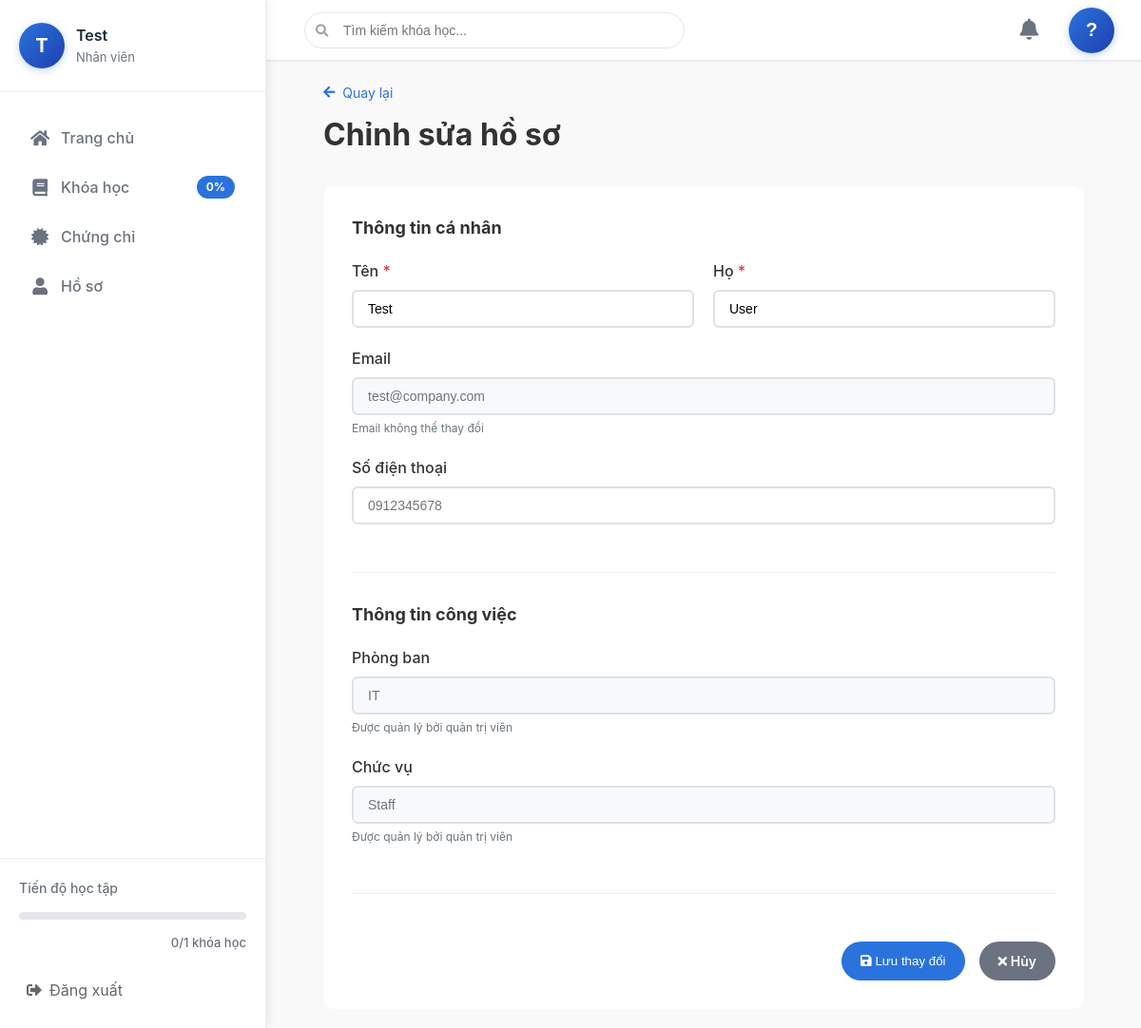
The page /profile/edit (signed in) on the database its author committed.
### tables this page shows
CREATE TABLE IF NOT EXISTS tblTrain_Employee (
    ID INT AUTO_INCREMENT PRIMARY KEY,
    FirstName VARCHAR(100) NOT NULL,
    LastName VARCHAR(100) NOT NULL,
    Email VARCHAR(255) NOT NULL UNIQUE,
    PasswordHash VARCHAR(255) NOT NULL,
    Department VARCHAR(100),
    Position VARCHAR(100),
    PositionID INT,
    Status TINYINT DEFAULT 1,
    LastLoginAt DATETIME DEFAULT NULL,
    LastLoginIP VARCHAR(45),
    CreatedAt DATETIME DEFAULT CURRENT_TIMESTAMP,
    FOREIGN KEY (PositionID) REFERENCES tblTrain_Position(ID),
    INDEX idx_email (Email)
);

### controllers/EmployeeController.php (called while the page is built, shortened)
<?php
require_once __DIR__ . '/../core/Controller.php';
require_once __DIR__ . '/../models/EmployeeModel.php';
class EmployeeController extends Controller {
    private $employeeModel;
    public function __construct() {
        $this->employeeModel = new EmployeeModel();
    }
    public function editProfile() {
        $employeeId = $this->checkAuth();
        $employee = $this->employeeModel->findById($employeeId);
        $sidebarData = $this->getSidebarData($employeeId);
        $this->render('employee/edit', [
            'employee' => $employee,
            'sidebarData' => $sidebarData,
            'pageTitle' => 'Chỉnh sửa hồ sơ'
        ]);
    }
    private function getSidebarData($employeeId) {
        $progress = [
            'total_subjects' => 0,
            'completed_subjects' => 0,
            'total_certificates' => 0
        ];
        $stmt = $this->db->prepare("
            SELECT
                COUNT(DISTINCT s.ID) as total_subjects,
                SUM(CASE WHEN
                    EXISTS (
                        SELECT 1
                        FROM " . TBL_EXAM . " e
                        WHERE e.SubjectID = s.ID
                        AND e.EmployeeID = ?
                        AND e.Passed = 1
                    )
                    THEN 1 ELSE 0
                END) as completed_subjects,
                (SELECT COUNT(*)
                 FROM " . TBL_CERTIFICATE . " c
                 WHERE c.EmployeeID = ?
                 AND c.Status = 1) as total_certificates
            FROM " . TBL_SUBJECT . " s
            INNER JOIN " . TBL_ASSIGN . " a ON s.ID = a.SubjectID
            INNER JOIN " . TBL_POSITION . " p ON p.ID = a.PositionID
            WHERE p.ID = (
                SELECT PositionID
                FROM " . TBL_EMPLOYEE . "
                WHERE ID = ?
            )
            AND s.Status = 1
            AND (a.AssignDate <= CURRENT_DATE)
            AND (a.ExpireDate IS NULL OR a.ExpireDate >= CURRENT_DATE)
        ");
        $stmt->execute([$employeeId, $employeeId, $employeeId]);
        $progressResult = $stmt->fetch(PDO::FETCH_ASSOC);
        if ($progressResult) {
            $progress = $progressResult;
        }
        $positionStmt = $this->db->prepare("
            SELECT p.PositionName
            FROM " . TBL_EMPLOYEE . " e
            LEFT JOIN " . TBL_POSITION . " p ON e.PositionID = p.ID
            WHERE e.ID = ?
        ");
        $positionStmt->execute([$employeeId]);
        $position = $positionStmt->fetch(PDO::FETCH_ASSOC);
        return [
            'progress' => $progress,
            'position' => $position['PositionName'] ?? 'Nhân viên'
        ];
    }
}

### models/EmployeeModel.php (called while the page is built, shortened)
<?php
require_once __DIR__ . '/../core/Model.php';
class EmployeeModel extends Model {
    protected $table = 'tbltrain_employee';
    public function findById($id) {
        $sql = "SELECT * FROM {$this->table} WHERE ID = ? LIMIT 1";
        $result = $this->query($sql, [$id]);
        return $result ? $result[0] : null;
    }
}

### core/Model.php (called while the page is built, shortened)
<?php
class Model {
    protected $db;
    public function __construct() {
        $this->db = $GLOBALS['db'];
    }
    protected function query($sql, $params = []) {
        $stmt = $this->db->prepare($sql);
        $stmt->execute($params);
        return $stmt->fetchAll(PDO::FETCH_ASSOC);
    }
}

### routes.php (called while the page is built)
<?php
return [
    'GET /login' => 'AuthController@loginForm',
    'POST /login' => 'AuthController@login',
    'GET /logout' => 'AuthController@logout',
    'GET /' => 'DashboardController@index',
    'GET /dashboard' => 'DashboardController@index',
    'GET /subjects' => 'SubjectController@index',
    'GET /subject/:id' => 'SubjectController@detail',
    'GET /exam/:id' => 'ExamController@show',
    'POST /exam/:id/start' => 'ExamController@start',
    'POST /exam/:id/submit' => 'ExamController@submit',
    'POST /exam/check-answer' => 'ExamController@checkAnswer',
    'GET /exam/:id/results' => 'ExamController@results',
    'GET /certificates' => 'CertificateController@index',
    'GET /certificate/:code' => 'CertificateController@show',
    'GET /certificate/:code/download' => 'CertificateController@download',
    'GET /certificate/:code/print' => 'CertificateController@printView',
    'GET /verify/:code' => 'CertificateController@verify',
    'GET /profile' => 'EmployeeController@profile',
    'GET /profile/edit' => 'EmployeeController@editProfile',
    'POST /profile/update' => 'EmployeeController@updateProfile',
    'GET /profile/change-password' => 'EmployeeController@changePasswordForm',
    'POST /profile/change-password' => 'EmployeeController@changePassword',
    'GET /profile/history' => 'EmployeeController@learningHistory',
    'GET /profile/statistics' => 'EmployeeController@statistics',
    'POST /api/lesson/track' => 'SubjectController@trackProgress',
    'POST /api/lesson/complete' => 'SubjectController@complete',
    'GET /api/subject/:id/progress' => 'SubjectController@getProgress',
    'GET /api/notifications' => 'NotificationsController@index',
];

### views/employee/edit.php (the view, shortened to what this page needs)
<div class="edit-profile-container">
    <div class="page-header">
        <a href="<?= BASE_URL ?>/profile" class="back-link">
            <i class="fas fa-arrow-left"></i> Quay lại
        </a>
        <h1>Chỉnh sửa hồ sơ</h1>
    </div>
    <?php
    $isAdmin = ($employee['role'] ?? '') === 'admin';
    ?>
    <div class="edit-profile-card">
        <form method="POST" action="<?= BASE_URL ?>/profile/update" class="profile-form">
            <div class="form-section">
                <h3>Thông tin cá nhân</h3>
                <div class="form-row">
                    <div class="form-group">
                        <label for="first_name">
                            Tên <span class="required">*</span>
                        </label>
                        <input type="text"
                               id="first_name"
                               name="first_name"
                               class="form-control"
                               value="<?= htmlspecialchars($employee['FirstName']) ?>"
                               required>
                    </div>
                    <div class="form-group">
                        <label for="last_name">
                            Họ <span class="required">*</span>
                        </label>
                        <input type="text"
                               id="last_name"
                               name="last_name"
                               class="form-control"
                               value="<?= htmlspecialchars($employee['LastName']) ?>"
                               required>
                    </div>
                </div>
                <div class="form-group">
                    <label for="email">Email</label>
                    <input type="email"
                           id="email"
                           name="email"
                           class="form-control"
                           value="<?= htmlspecialchars($employee['Email']) ?>"
                           <?= !$isAdmin ? 'disabled' : '' ?>
                    >
                    <small class="form-help">Email không thể thay đổi</small>
                </div>
                <div class="form-group">
                    <label for="phone">Số điện thoại</label>
                    <input type="tel"
                           id="phone"
                           name="phone"
                           class="form-control"
                           value="<?= htmlspecialchars($employee['Phone'] ?? '') ?>"
                           placeholder="0912345678">
                </div>
            </div>
            <div class="form-section">
                <h3>Thông tin công việc</h3>
                <div class="form-group">
                    <label for="department">Phòng ban</label>
                    <input type="text"
                           id="department"
                           name="department"
                           class="form-control"
                           value="<?= htmlspecialchars($employee['Department'] ?? '') ?>"
                           <?= !$isAdmin ? 'disabled' : '' ?>
                           >
                    <small class="form-help">Được quản lý bởi quản trị viên</small>
                </div>
                <div class="form-group">
                    <label for="position">Chức vụ</label>
                    <input type="text"
                           id="position"
                           name="position"
                           class="form-control"
                           value="<?= htmlspecialchars($employee['Position'] ?? '') ?>"
                            <?= !$isAdmin ? 'disabled' : '' ?>
                           >
                    <small class="form-help">Được quản lý bởi quản trị viên</small>
                </div>
            </div>
            <div class="form-actions">
                <button type="submit" class="btn-primary">
                    <i class="fas fa-save"></i> Lưu thay đổi
                </button>
                <a href="<?= BASE_URL ?>/profile" class="btn-secondary">
                    <i class="fas fa-times"></i> Hủy
                </a>
            </div>
        </form>
    </div>
</div>

### index.php (shortened to what this page needs)
<?php
$requestUri = parse_url($_SERVER['REQUEST_URI'], PHP_URL_PATH);
$baseDir = dirname($_SERVER['SCRIPT_NAME']);
if (strpos($requestUri, $baseDir) === 0) {
    $requestUri = substr($requestUri, strlen($baseDir));
}
$request = '/' . trim($requestUri, '/');
$request = preg_replace('#/+#', '/', $request);
$loginUrl = $baseDir . '/login';
$router = new Router();
try {
    $router->handle($request);
} catch (Exception $e) {
    error_log("Error handling request: " . $e->getMessage());
    error_log("Stack trace: " . $e->getTraceAsString());
    if (!isset($_SESSION['employee_id'])) {
        if ($request === '/login') {
            if (file_exists(BASE_PATH . '/views/login.php')) {
                require_once BASE_PATH . '/views/login.php';
            } else {
                header('Location: ' . $loginUrl);
            }
        } else {
            header('Location: ' . $loginUrl);
        }
        exit;
    }
    if (getenv('APP_ENV') === 'production') {
        require_once BASE_PATH . '/views/error/500.php';
    } else {
        echo '<pre>' . $e->getMessage() . "\n" . $e->getTraceAsString() . '</pre>';
    }
}
class Router {
    private $routes = [];
    public function __construct() {
        $routesFile = BASE_PATH . '/routes.php';
        $this->routes = require $routesFile;
    }
    public function handle($request) {
        $method = $_SERVER['REQUEST_METHOD'];
        foreach ($this->routes as $pattern => $handler) {
            $parts = explode(' ', $pattern, 2);
            list($methodPattern, $pathPattern) = $parts;
            if ($methodPattern !== $method) {
                continue;
            }
            $quotedPath = preg_quote($pathPattern, '#');
            $pathRegex = '#^' . preg_replace('#\\\\:([a-zA-Z0-9_]+)#', '(?P<$1>[^/]+)', $quotedPath) . '$#';
            if (preg_match($pathRegex, $request, $matches)) {
                $params = [];
                list($controller, $action) = explode('@', $handler);
                $instance = new $controller();
                call_user_func_array([$instance, $action], array_values($params));
                return;
            }
        }
    }
}

### views/layout/sidebar.php (shortened to what this page needs)
<aside class="sidebar">
    <?php
    $progress = $sidebarData['progress'] ?? ['total_subjects' => 0, 'completed_subjects' => 0, 'total_certificates' => 0];
    $position = $sidebarData['position'] ?? 'Nhân viên';
    $progressPercent = ($progress['total_subjects'] > 0)
        ? floor(($progress['completed_subjects'] / $progress['total_subjects']) * 100)
        : 0;
    ?>
    <div class="sidebar-header">
        <div class="user-info">
            <div class="avatar">
                <?= !empty($employee['FirstName']) ? strtoupper(substr($employee['FirstName'], 0, 1)) : '?' ?>
            </div>
            <div class="user-details">
                <div class="user-name"><?= htmlspecialchars($employee['FirstName'] ?? 'Unknown User') ?></div>
                <div class="user-position"><?= htmlspecialchars($position) ?></div>
            </div>
        </div>
    </div>
    <nav class="sidebar-nav">
        <a href="<?= BASE_URL ?>/dashboard" class="nav-item <?= $currentPage === 'dashboard' ? 'active' : '' ?>">
            <i class="fas fa-home"></i>
            <span>Trang chủ</span>
        </a>
        <a href="<?= BASE_URL ?>/subjects" class="nav-item <?= $currentPage === 'subjects' ? 'active' : '' ?>">
            <i class="fas fa-book"></i>
            <span>Khóa học</span>
            <?php if ($progress['total_subjects'] > 0): ?>
                <div class="progress-badge">
                    <?= $progressPercent ?>%
                </div>
            <?php endif; ?>
        </a>
        <a href="<?= BASE_URL ?>/certificates" class="nav-item <?= $currentPage === 'certificates' ? 'active' : '' ?>">
            <i class="fas fa-certificate"></i>
            <span>Chứng chỉ</span>
        </a>
        <a href="<?= BASE_URL ?>/profile" class="nav-item <?= $currentPage === 'profile' ? 'active' : '' ?>">
            <i class="fas fa-user"></i>
            <span>Hồ sơ</span>
        </a>
    </nav>
    <div class="sidebar-footer">
        <div class="progress-summary">
            <div class="progress-title">Tiến độ học tập</div>
            <div class="progress-bar">
            </div>
            <div class="progress-stats">
                <?= $progress['completed_subjects'] ?>/<?= $progress['total_subjects'] ?> khóa học
            </div>
        </div>
        <a href="<?= BASE_URL ?>/logout" class="logout-btn">
            <i class="fas fa-sign-out-alt"></i>
            <span>Đăng xuất</span>
        </a>
    </div>
</aside>

### rows shown on the page
tbltrain_employee: FirstName "T", FirstName "Test", first_name "Test", last_name "User", email "test@company.com", department "IT", position "Staff"

### other values the page prints
$position "Nhân viên"
$progressPercent "0"
$progress['completed_subjects'] "0"
$progress['total_subjects'] "1"
